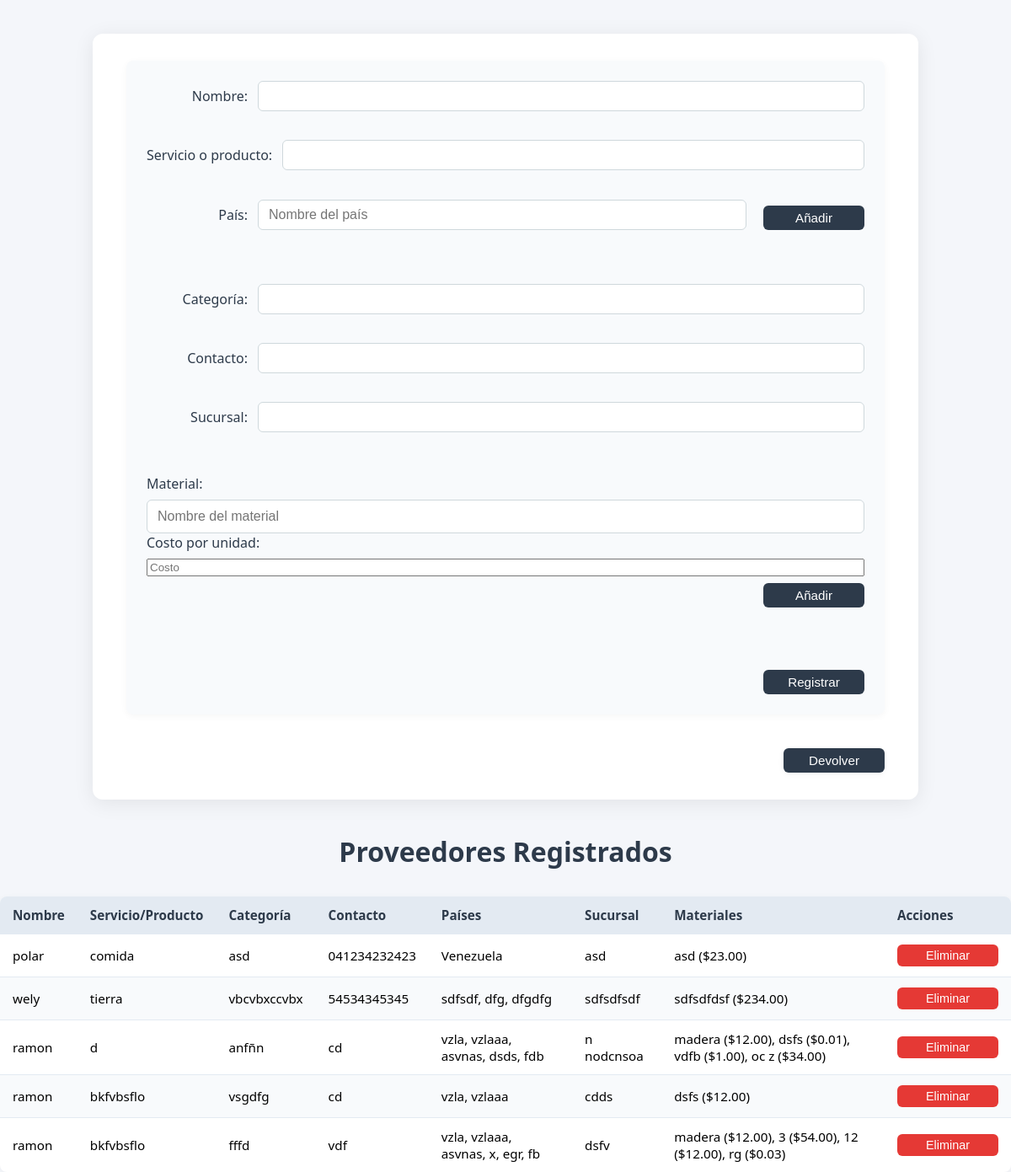
Page /proveedores/ on the earlier database version.
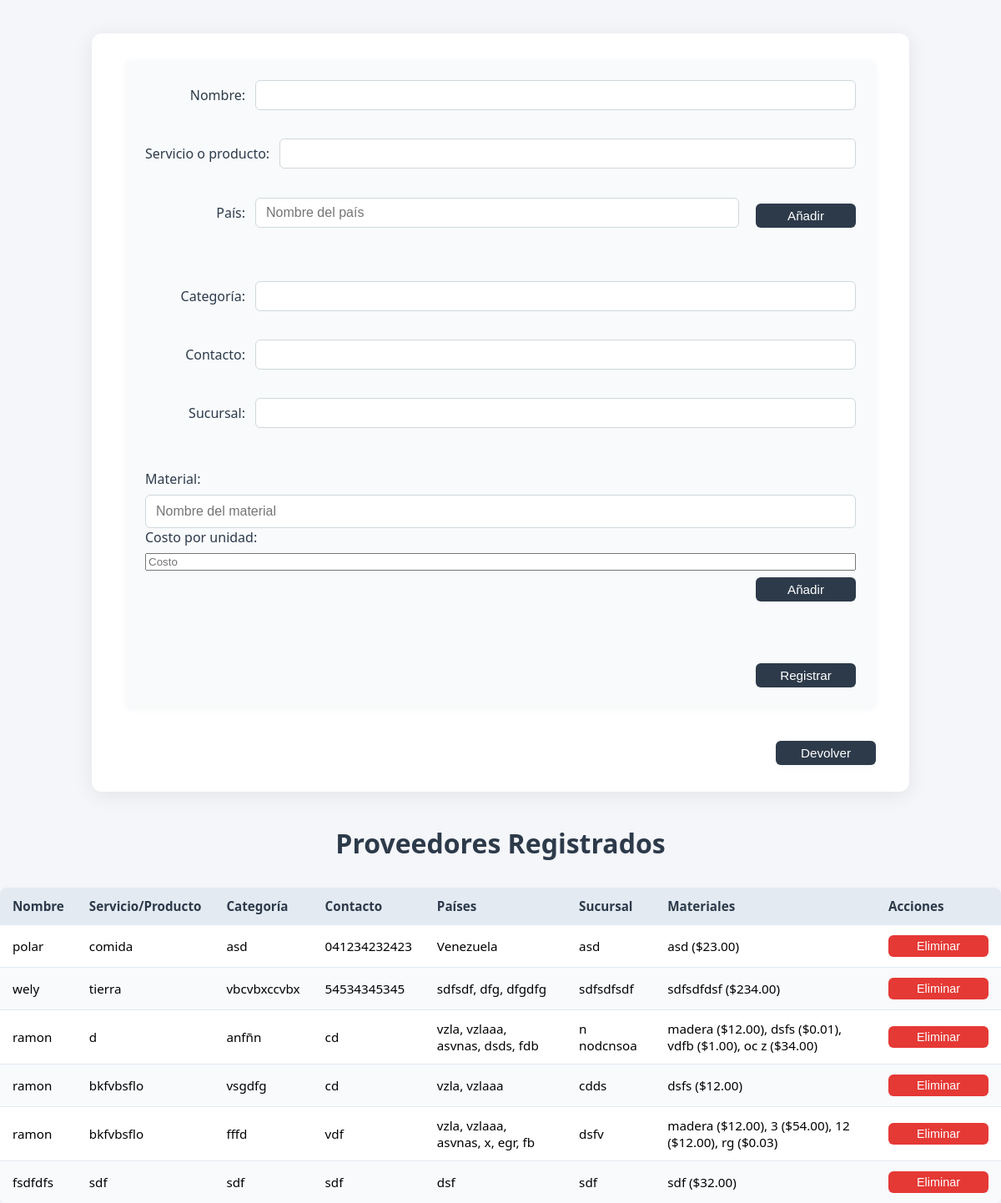
Same page on the later database version.
### compras/models.py (models this page shows, shortened)
class Proveedores(models.Model):
    name = models.CharField(max_length=100)
    service_or_product = models.CharField(max_length=100)
    categorie = models.CharField(max_length=100)
    contact = models.CharField(max_length=100)
    countries = models.ManyToManyField(Paises)
    sucursal = models.CharField(max_length=100)
    materiales = models.ManyToManyField(Material, through='ProveedorMaterial')

class Paises(models.Model):
    nombre = models.CharField(max_length=100)

class ProveedorMaterial(models.Model):
    proveedor = models.ForeignKey('Proveedores', on_delete=models.CASCADE)
    material = models.ForeignKey(Material, on_delete=models.CASCADE)
    costo_unidad = models.DecimalField(max_digits=10, decimal_places=2)
    class Meta:
        unique_together = ('proveedor', 'material')

class Material(models.Model):
    nombre = models.CharField(max_length=100)

### compras/views.py (the view)
# urls.py: path('proveedores/', proveedores_view, name='proveedores'),
@csrf_protect
def proveedores_view(request):
    import json
    from .models import ProveedorMaterial, Material, Paises
    if request.method == 'POST':
        form = ProveedorForm(request.POST)
        materiales_json = request.POST.get('materiales_json', '[]')
        materiales_data = json.loads(materiales_json)  # lista de {nombre, costo}
        paises_json = request.POST.get('paises_json', '[]')
        paises_nombres = json.loads(paises_json)
        if form.is_valid():
            proveedor = form.save(commit=False)
            proveedor.save()
            proveedor.materiales.clear()
            for mat in materiales_data:
                nombre = mat.get('nombre')
                costo = mat.get('costo')
                if nombre and costo is not None:
                    material_obj, _ = Material.objects.get_or_create(nombre=nombre)
                    ProveedorMaterial.objects.create(
                        proveedor=proveedor,
                        material=material_obj,
                        costo_unidad=costo
                    )
            paises_objs = [Paises.objects.get_or_create(nombre=nombre)[0] for nombre in paises_nombres]
            proveedor.countries.set(paises_objs)
            return redirect('proveedores')
    else:
        form = ProveedorForm()
    proveedores = Proveedores.objects.all()
    return render(request, 'proveedores.html', {'form': form, 'proveedores': proveedores})

### compras/forms.py
class ProveedorForm(forms.ModelForm):
    class Meta:
        model = Proveedores
        fields = ['name', 'service_or_product', 'categorie', 'contact', 'sucursal']

### compras/templates/proveedores.html (shortened to what this page needs)
{% load static %}
<!DOCTYPE html>
<html lang="es">
<head>
    <link rel="stylesheet" href="{% static 'styles/styles_compras.css' %}">
    <link rel="stylesheet" href="{% static 'styles/proveedores.css' %}">
    <div class="container-proveedores">
        <form method="post" id="proveedor-form">
            <div class="form-row">
                <label for="id_name">Nombre:</label>
                {{ form.name }}
            </div>
            <div class="form-row">
                <label for="id_service_or_product">Servicio o producto:</label>
                {{ form.service_or_product }}
            </div>
            <div class="form-row">
                <label for="pais-input">País:</label>
                <input type="text" id="pais-input" placeholder="Nombre del país">
                <button type="button" onclick="addPais()">Añadir</button>
            </div>
            <div class="form-row">
                <label for="id_categorie">Categoría:</label>
                {{ form.categorie }}
            </div>
            <div class="form-row">
                <label for="id_contact">Contacto:</label>
                {{ form.contact }}
            </div>
            <div class="form-row">
                <label for="id_sucursal">Sucursal:</label>
                {{ form.sucursal }}
            </div>
            <p>
                <label for="material-input">Material:</label>
                <input type="text" id="material-input" placeholder="Nombre del material">
                <label for="costo-material-input">Costo por unidad:</label>
                <input type="number" id="costo-material-input" placeholder="Costo" min="0" step="0.01">
                <button type="button" onclick="addMaterial()">Añadir</button>
            </p>
            <button type="submit">Registrar</button>
        </form>
        <div style="display: flex; justify-content: flex-end; margin-bottom: 0;">
            <button type="button" onclick="window.location.href='{% url 'dashboard' %}'" class="btn-devolver">Devolver</button>
        </div>
    </div>
    <h2>Proveedores Registrados</h2>
    <table>
        <thead>
            <tr>
                <th>Nombre</th>
                <th>Servicio/Producto</th>
                <th>Categoría</th>
                <th>Contacto</th>
                <th>Países</th>
                <th>Sucursal</th>
                <th>Materiales</th>
                <th>Acciones</th>
            </tr>
        </thead>
    <tbody id="proveedores-table-body">
            {% for proveedor in proveedores %}
            <tr>
                <td>{{ proveedor.name }}</td>
                <td>{{ proveedor.service_or_product }}</td>
                <td>{{ proveedor.categorie }}</td>
                <td>{{ proveedor.contact }}</td>
                <td>
                    {% with paises=proveedor.countries.all %}
                        {% if paises|length > 0 %}
                            {% for pais in paises %}
                                {{ pais.nombre|default:'---' }}{% if not forloop.last %}, {% endif %}
                            {% endfor %}
                        {% else %}
                            ---
                        {% endif %}
                    {% endwith %}
                </td>
                <td>{{ proveedor.sucursal }}</td>
                <td>
                    {% for pm in proveedor.proveedormaterial_set.all %}
                        {{ pm.material.nombre }} (${{ pm.costo_unidad }}){% if not forloop.last %}, {% endif %}
                    {% endfor %}
                </td>
                <td>
                    <form method="post" action="{% url 'eliminar_proveedor' %}" style="display:inline;">
                        <button type="submit">Eliminar</button>
                    </form>
                </td>
            </tr>
            {% endfor %}
        </tbody>
    </table>
</body>
</html>

Differences in the rows shown:
added Proveedores: name "fsdfdfs", service_or_product "sdf", categorie "sdf", contact "sdf", sucursal "sdf"
added Paises: nombre "dsf", shown under "fsdfdfs"
added ProveedorMaterial: material.nombre "sdf", costo_unidad "32.00", shown under "fsdfdfs"
